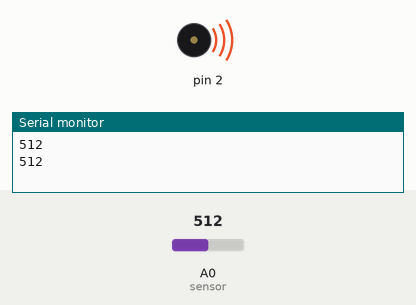
Bench run of a sketch on a simulated Arduino Uno, built with avr-gcc and run on an emulated ATmega328P. On the bench: buzzer (waves = sounding), the last lines printed to the serial monitor. The inputs (shaded band) are chosen by the test bench; at power-on: A0 (sensor) = 512.

Above: at 0.9 s.
1.3 s: A0 (sensor) set to 156
4.3 s: A0 (sensor) set to 141
At 4.3 s:
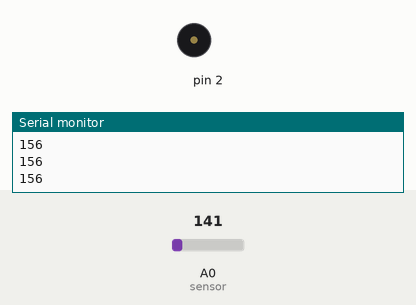
5.8 s: A0 (sensor) set to 160
At 5.9 s:
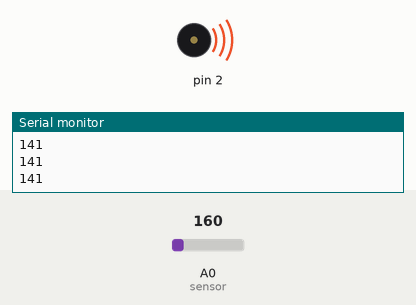
8.8 s: A0 (sensor) set to 140
At 10.0 s:
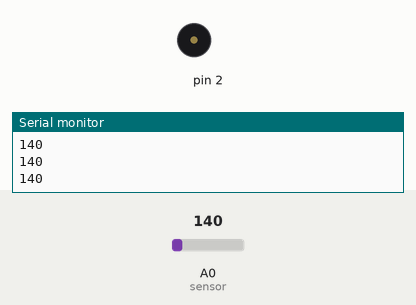
Timing chart, 0 to 11.3 s (numbered marks = the images above; inputs shaded):
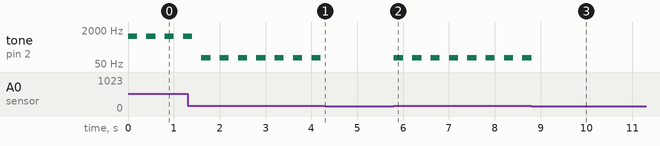

Measured:
- the behaviour switches between 150 and 149 on A0 (sensor) (found by bisection; images 0 and 1)
- after the input at 4.3 s, tone on pin 2: stops changing and stays silent
- after the input at 5.8 s, tone on pin 2: alternates 100 Hz for 0.20 s and silent for 0.20 s, starting at once
- after the input at 8.8 s, tone on pin 2: goes on until 8.8 s, then stays silent
- by itself, tone on pin 2: alternates 100 Hz for 0.20 s and silent for 0.20 s

The sketch:

waterLevelSensor.ino
```cpp
void setup(){
  Serial.begin(9600);     // Communication started with 9600 baud
  pinMode(2, OUTPUT);
}
void loop(){
  int val=analogRead(A0); // Incoming analog signal read and appointed sensor
  if (val >= 500) {
    tone(2, 1000);
    delay(200);
    noTone(2);
    delay(200);
  }
  else if (val >= 150) {
    tone(2, 100);
    delay(200);
    noTone(2);
    delay(200);
  }
  Serial.println(val);   //Wrote serial port
}
```
